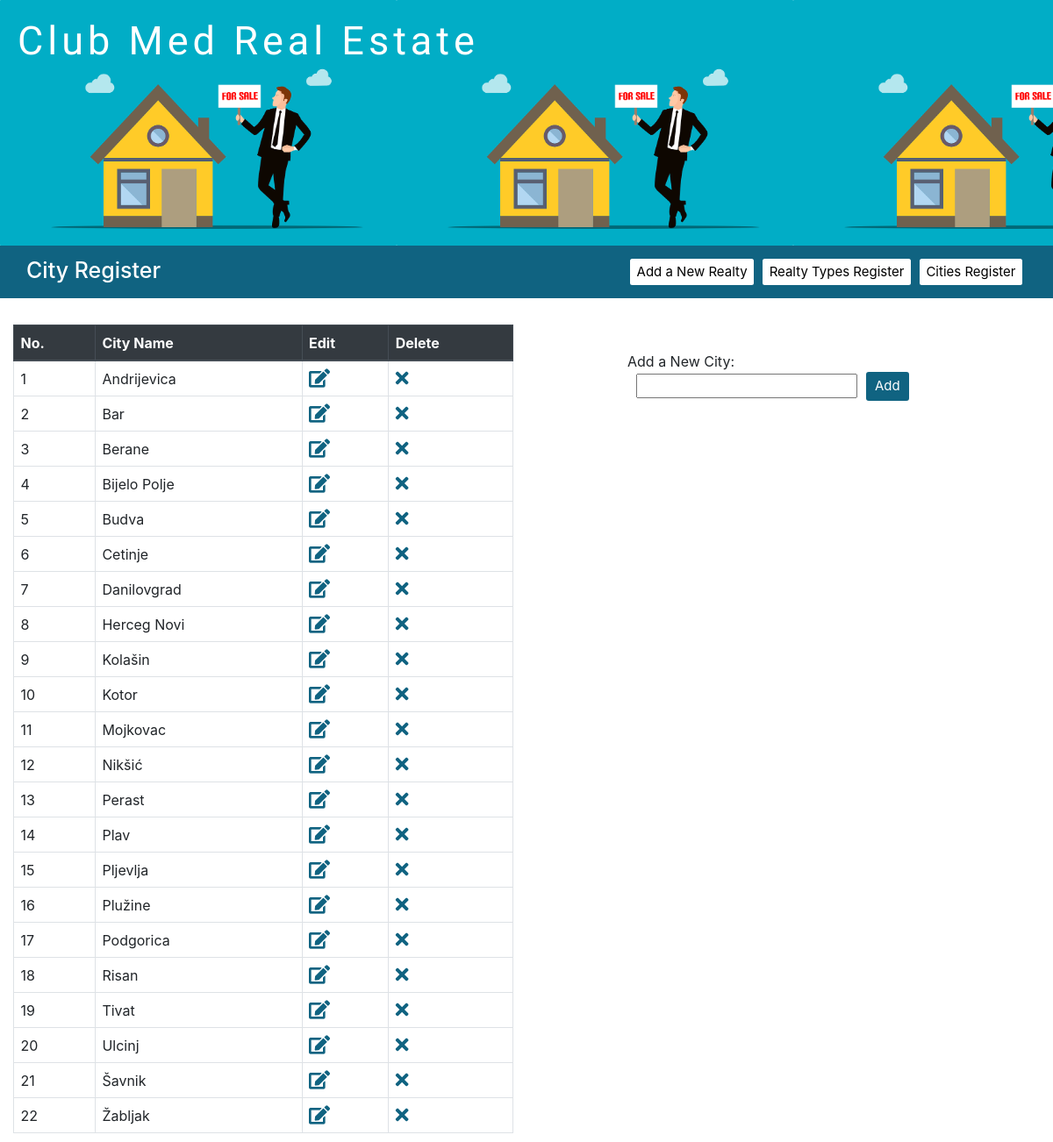
/cities.php, run on the app's committed database.
### tables this page shows
CREATE TABLE `cities` (
  `id` int(11) NOT NULL,
  `name` varchar(255) NOT NULL
);

### cities.php (the view, shortened to what this page needs)
<?php
include 'db.php';
$res = mysqli_query($db, "SELECT * from cities group by name ASC");
?>
<!DOCTYPE html>
<html lang="en">
<head>
    <link rel="stylesheet" href="https://stackpath.bootstrapcdn.com/bootstrap/4.5.2/css/bootstrap.min.css">
    <link rel="stylesheet" href="https://pro.fontawesome.com/releases/v5.10.0/css/all.css" />
    <link rel="stylesheet" href="css/styles.css">
</head>
<body>
    <div class="container-fluid p-0">
        <div id="header-div">
            <h1 class="main-title">Club Med Real Estate</h1>
        </div>
        <div class='blue-div d-flex align-items-center justify-content-between px-5'>
            <h1>City Register</h1>
            <div class="btn-group">
                <div class="link-div text-left px-2"><a class="btn btn-custom" href="new_realty.php">Add a New Realty</a></div>
                <div class="link-div text-left px-2"><a class="btn btn-custom" href="realty_types.php">Realty Types Register</a></div>
                <div class="link-div text-left px-2"><a class="btn btn-custom" href="cities.php">Cities Register</a></div>
            </div>
        </div>
        <div class="row px-4 mt-5">
            <div class="col-6">
                <div class="table-responsive padding-div">
                    <table class="table table-bordered table-hover">
                        <thead class="thead-dark">
                            <th>No.</th>
                            <th>City Name</th>
                            <th>Edit</th>
                            <th>Delete</th>
                        </thead>
                        <tbody>
                            <?php
                            $no = 0;
                            while ($city = mysqli_fetch_assoc($res)) {
                                $id = $city['id'];
                                $no++;
                                $edit_city = "<a href=\"edit_city.php?id=$id\"><i class='fas fa-edit fa-lg'></a>";
                                $delete_city = "<a onclick=\"showModal($id)\"><i class='fa fa-times fa-lg'></a>";
                                echo "<tr>";
                                echo "<td>" . $no . "</td>";
                                echo "<td>" . $city['name'] . "</td>";
                                echo "<td>$edit_city</td>";
                                echo "<td>$delete_city</td>";
                                echo "</tr>";
                            }
                            ?>
                        </tbody>
                    </table>
                </div>
            </div>
            <div class="offset-1 col-4">
                <form action="./new_city.php" method="POST" class="padding-div form-inline mt-5">
                    <div class="form-group">
                        <label for="city">Add a New City:</label>
                    </div>
                    <div class="form-group mx-sm-3">
                        <input type="text" name="city" required>
                    </div>
                    <button class="btn btn-primary btn-lg">Add</button>
            </div>
        </div>
</body>
</html>

### css/styles.css (style rules this page uses)
* { margin: 0; padding: 0; }
html { height: 100%; font-size: 10px; }
body { font-size: 1.6rem; }
#header-div { height: 35vh; background-image: url("../img.png"); background-size: contain; padding: 2rem; }
.btn { font-size: 1.5rem; background-color: #106381; border: #106381; }
.btn.btn-custom { background-color: white; color: black; }
.link-div { display: inline-block; }
.main-title { font-size: 4.5rem; color: white; font-family: 'Amatic SC'; font-weight: 400; letter-spacing: 5px; }
.blue-div { background-color: #106381; color: white; height: 6rem }
.fas.fa-info-circle, .fas.fa-edit, .fa.fa-times, .page-link { color: #106381; }

### data on the page
cities: name "Andrijevica"
cities: name "Bar"
cities: name "Berane"
cities: name "Bijelo Polje"
cities: name "Budva"
cities: name "Cetinje"
cities: name "Danilovgrad"
cities: name "Herceg Novi"
cities: name "Kolašin"
cities: name "Kotor"
cities: name "Mojkovac"
cities: name "Nikšić"
cities: name "Perast"
cities: name "Plav"
cities: name "Pljevlja"
cities: name "Plužine"
cities: name "Podgorica"
cities: name "Risan"
cities: name "Tivat"
cities: name "Ulcinj"
cities: name "Šavnik"
cities: name "Žabljak"
